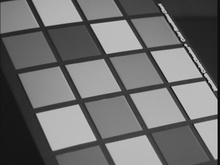
%> input picture data/img01.jpg, 220 x 165 px, shrunk from 640 x 480 before the run; its folder holds only this picture in this run
$ octave houghScript.m   (GNU Octave 9; MATLAB toolbox functions it lacks are replaced by stand-ins)
%> lines starting %> are read from the running program, lines starting %| are printed output that depends on the picture
### matlab/myImageFilter.m
function [img1] = myImageFilter(img, h)

%[img1] = padarray(img, [m, n],"replicate");
[img1] = padarray(img, 1, 1, "both");
%figure(3); imshow(img1); % Padded img

[row,col] = size(img1);
[m,n] = size(h);
repln_img = zeros(row + m*2, col + n*2);
for x = m : m+row-1
    for y = n : n+col-1
        repln_img(x,y) = img1(x-m+1, y-n+1);
    end
end
%figure(4); imshow(repl); % Replicated img

img1 = zeros(row+m-1,col+n-1);
for x = 1 : row+m-1
    for y = 1 : col+n-1
        for i = 1 : m
            for j = 1 : n
                img1(x, y) = img1(x, y) + (repln_img(x+i, y+j) * h(i,j));
            end
        end
    end
end

%figure(5); imshow(img1); % Convolved img

end


### matlab/myEdgeFilter.m
function [gradMag_img1] = myEdgeFilter(img0, sigma)

%Implemention
hsize = 2 * ceil(3 * sigma) + 1;
h = fspecial ('gaussian', hsize, sigma) ;
img1 = myImageFilter(img0, h); % smoothen

hy_sobel = fspecial ('sobel');
hx_sobel = hy_sobel' ;

imgx = myImageFilter(img1, hx_sobel);
imgy = myImageFilter(img1, hy_sobel);

% Magnitude of the gradient
gradMag_img1 = sqrt((imgx.*imgx)+(imgy.*imgy));
[row,col] = size(gradMag_img1);
%figure(6); imshow(gradMag_img1);

%NMS for thinning the edges
gradAngle = atan(imgy./imgx)*180;
%gradAngle = atan2(imgx, imgy)*180/pi;

[img01] = padarray(gradMag_img1, [1, 1]);
for i=2 : row+1
    for j=2 : col+1
        if (abs(gradAngle(i-1,j-1)) >= 157.5) || (abs(gradAngle(i-1,j-1)) < 22.5)
            if (img01(i-1, j) > img01(i,j)) || (img01(i+1, j) > img01(i,j))
                gradMag_img1(i-1, j-1) = 0;
            end

        elseif (abs(gradAngle(i-1,j-1)) >= 22.5) && (abs(gradAngle(i-1,j-1)) < 67.5)
            if (img01(i-1, j+1) > img01(i,j)) || (img01(i+1, j-1) > img01(i,j))
                gradMag_img1(i-1, j-1) = 0;
            end
        elseif (abs(gradAngle(i-1,j-1)) >= 67.5) && (abs(gradAngle(i-1,j-1)) < 112.5)
            if (img01(i, j+1) > img01(i,j)) || (img01(i, j-1) > img01(i,j))
                gradMag_img1(i-1, j-1) = 0;
            end
        elseif (abs(gradAngle(i-1,j-1)) >= 112.5) && (abs(gradAngle(i-1,j-1)) < 157.5)
            if (img01(i+1, j+1) > img01(i,j)) || (img01(i-1, j-1) > img01(i,j))
                gradMag_img1(i-1, j-1) = 0;
            end

        end
    end
end

%figure(7); imshow(gradMag_img1); % img1 with thin edges


### matlab/houghScript.m
clear;

datadir     = '../data';    %the directory containing the images
resultsdir  = '../results'; %the directory for dumping results

%parameters
sigma     = 2;
threshold = 0.03;
rhoRes    = 2;
thetaRes  = pi/90;
nLines    = 50;
%end of parameters

imglist = dir(sprintf('%s/*.jpg', datadir));

for i = 1:numel(imglist)

    %read in images%
    [path, imgname, dummy] = fileparts(imglist(i).name);
    img = imread(sprintf('%s/%s', datadir, imglist(i).name));
%> img is the input picture: size 165x220 uint8; min 5, max 208, mean 109.7
    figure(1); imshow(img); % Original img

    if (ndims(img) == 3)
        img = rgb2gray(img);
    end

    img = double(img) / 255;
%> img: size 165x220 double

    %actual Hough line code function calls%
    [Im] = myEdgeFilter(img, sigma);
%> in myImageFilter, `[img1] = padarray(img, 1, 1, "both");`:
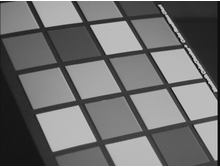
%> img1: size 167x220 double; min 0.0196, max 1, mean 0.437
%> after the loop in myImageFilter, `for x = m : m+row-1`:
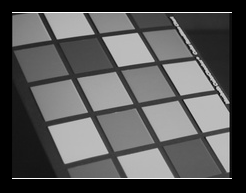
%> repln_img: size 193x246 double; min 0, max 1, mean 0.338
%> (the run ends here)
